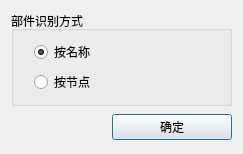
<?xml version="1.0" encoding="UTF-8"?>
<ui version="4.0">
 <class>PartRecognitionMethodDialog</class>
 <widget class="QDialog" name="PartRecognitionMethodDialog">
  <property name="geometry">
   <rect>
    <x>0</x>
    <y>0</y>
    <width>243</width>
    <height>133</height>
   </rect>
  </property>
  <property name="windowTitle">
   <string>部件识别方式</string>
  </property>
  <layout class="QVBoxLayout" name="verticalLayout_2">
   <item>
    <widget class="QGroupBox" name="groupBox">
     <property name="title">
      <string>部件识别方式</string>
     </property>
     <layout class="QVBoxLayout" name="verticalLayout">
      <property name="leftMargin">
       <number>20</number>
      </property>
      <item>
       <widget class="QRadioButton" name="radioButton">
        <property name="text">
         <string>按名称</string>
        </property>
        <property name="checked">
         <bool>true</bool>
        </property>
       </widget>
      </item>
      <item>
       <widget class="QRadioButton" name="radioButton_2">
        <property name="text">
         <string>按节点</string>
        </property>
       </widget>
      </item>
     </layout>
    </widget>
   </item>
   <item>
    <layout class="QHBoxLayout">
     <property name="spacing">
      <number>6</number>
     </property>
     <property name="margin">
      <number>0</number>
     </property>
     <item>
      <spacer>
       <property name="orientation">
        <enum>Qt::Horizontal</enum>
       </property>
       <property name="sizeHint" stdset="0">
        <size>
         <width>131</width>
         <height>31</height>
        </size>
       </property>
      </spacer>
     </item>
     <item>
      <widget class="QPushButton" name="okButton">
       <property name="sizePolicy">
        <sizepolicy hsizetype="Minimum" vsizetype="Fixed">
         <horstretch>0</horstretch>
         <verstretch>0</verstretch>
        </sizepolicy>
       </property>
       <property name="minimumSize">
        <size>
         <width>120</width>
         <height>0</height>
        </size>
       </property>
       <property name="text">
        <string>确定</string>
       </property>
      </widget>
     </item>
    </layout>
   </item>
  </layout>
 </widget>
 <resources/>
 <connections>
  <connection>
   <sender>okButton</sender>
   <signal>clicked()</signal>
   <receiver>PartRecognitionMethodDialog</receiver>
   <slot>accept()</slot>
   <hints>
    <hint type="sourcelabel">
     <x>278</x>
     <y>253</y>
    </hint>
    <hint type="destinationlabel">
     <x>96</x>
     <y>254</y>
    </hint>
   </hints>
  </connection>
 </connections>
</ui>
